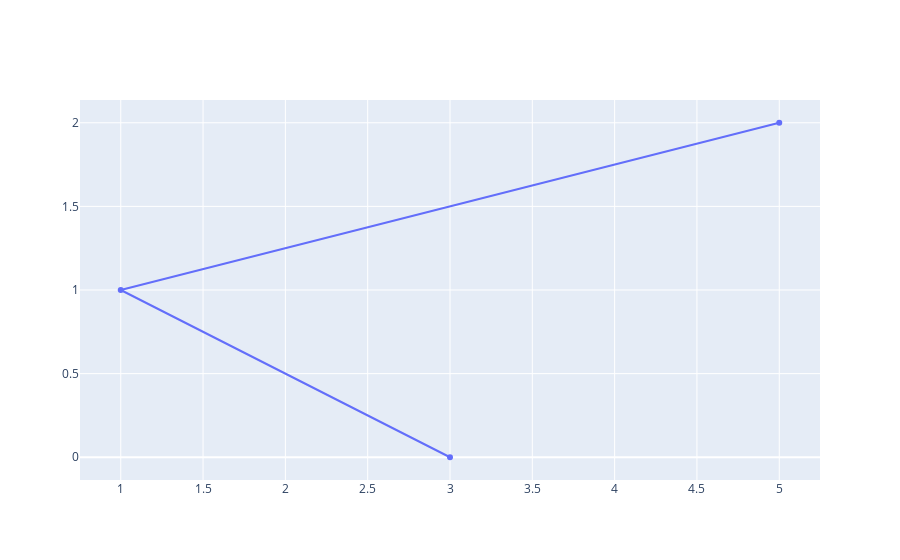

The cell this chart's notebook holds for it:
### Code cell
#entering only x co-ordinates, it assumes the y co-ordinates to be 0, 1 and 2 etc. ditto for when entering just y co-ords
offline.iplot([{'x':[3,1,5]}])

### Figure 1 — Plotly figure (JSON) as saved in the notebook; plotly's stock layout.template omitted (floating-point values rounded to 4 significant figures)
{"data": [{"type": "scatter", "x": [3, 1, 5]}], "layout": {}}
